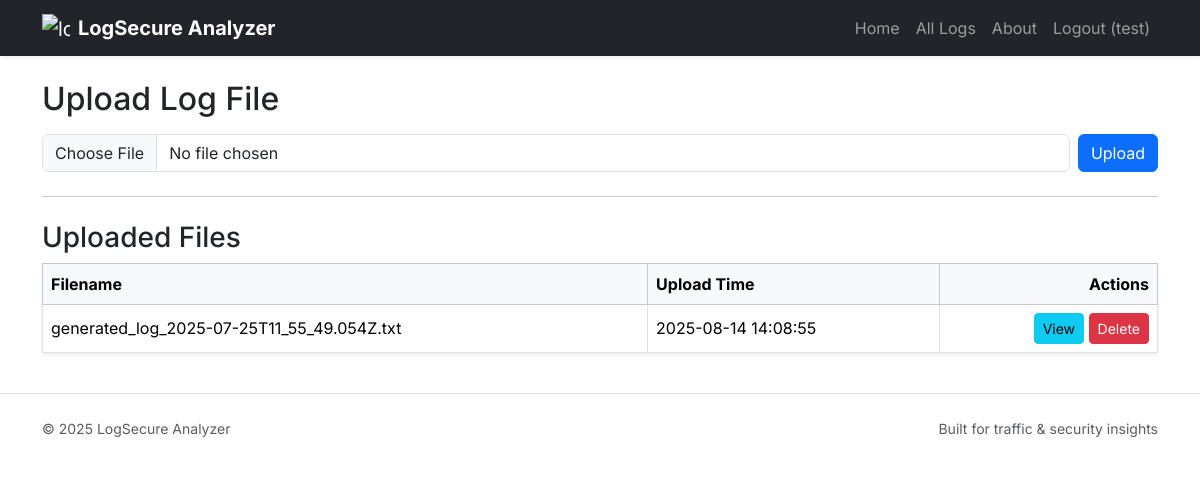
/ (signed in), run on the app's committed database.
### tables this page shows
CREATE TABLE uploads(
        id INTEGER PRIMARY KEY AUTOINCREMENT,
        filename TEXT,
        upload_time TEXT
    , user_id INTEGER DEFAULT NULL);

### main.py (the view, shortened to what this page needs)
@app.route("/", methods=["GET", "POST"])
def index():
    user = current_user()
    if not user:
        return render_template("landing.html", user=None)
    conn = get_db()
    c = conn.cursor()
    c.execute("SELECT id, filename, upload_time FROM uploads WHERE user_id=? ORDER BY id DESC", (user["id"],))
    uploads = c.fetchall()
    conn.close()
    return render_template("index.html", uploads=uploads, user=user)

### main.py (called while the page is built)
def get_db():
    return sqlite3.connect(DB_FILE)

def current_user():
    if "user_id" in session:
        return {"id": session["user_id"], "username": session.get("username")}
    return None

### templates/index.html (shortened to what this page needs)
{% extends "base.html" %}
{% block content %}
<h2 class="mb-3">Upload Log File</h2>
<form method="POST" enctype="multipart/form-data" class="d-flex gap-2 align-items-center">
  <input type="file" name="logfile" required class="form-control">
  <button type="submit" class="btn btn-primary">Upload</button>
</form>
<hr class="my-4">
<h3>Uploaded Files</h3>
<table class="table table-hover table-bordered align-middle shadow-sm">
  <thead class="table-light">
    <tr><th>Filename</th><th>Upload Time</th><th class="text-end">Actions</th></tr>
  </thead>
  <tbody>
  {% for file in uploads %}
    <tr>
      <td>{{ file[1] }}</td>
      <td>{{ file[2] }}</td>
      <td class="text-end">
        <a href="{{ url_for('dashboard', filename=file[1]) }}" class="btn btn-sm btn-info">View</a>
        <a href="{{ url_for('delete_file', filename=file[1]) }}" class="btn btn-sm btn-danger"
           onclick="return confirm('Delete {{ file[1] }}?')">Delete</a>
      </td>
    </tr>
  {% endfor %}
  </tbody>
</table>
{% endblock %}

### static/style.css (style rules this page uses)
:root { --hero-bg: #0f172a; }
body { font-family: 'Inter', sans-serif; background:#f6f7fb; }
.bg-body { background:#f6f7fb; }

### data on the page
uploads: filename "generated_log_2025-07-25T11_55_49.054Z.txt", upload_time "2025-08-14 14:08:55"

### other printed values
{{ user.username }} "test"
{{ 2025 }} "2025"
